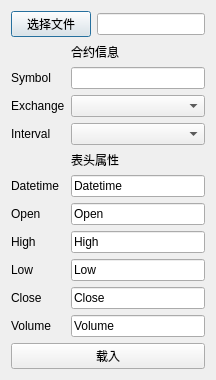
<?xml version="1.0" encoding="UTF-8"?>
<ui version="4.0">
 <class>CsvLoader</class>
 <widget class="QDialog" name="CsvLoader">
  <property name="windowTitle">
   <string>Csv载入器</string>
  </property>
  <layout class="QVBoxLayout" name="verticalLayout">
   <item>
    <layout class="QHBoxLayout" name="horizontalLayout">
     <item>
      <widget class="QPushButton" name="choose_button">
       <property name="text">
        <string>选择文件</string>
       </property>
      </widget>
     </item>
     <item>
      <widget class="QLineEdit" name="file_edit"/>
     </item>
    </layout>
   </item>
   <item>
    <layout class="QFormLayout" name="formLayout">
     <item row="0" column="1">
      <widget class="QLabel" name="label_8">
       <property name="text">
        <string>合约信息</string>
       </property>
      </widget>
     </item>
     <item row="1" column="0">
      <widget class="QLabel" name="label_9">
       <property name="text">
        <string>Symbol</string>
       </property>
      </widget>
     </item>
     <item row="1" column="1">
      <widget class="QLineEdit" name="symbol_edit"/>
     </item>
     <item row="3" column="0">
      <widget class="QLabel" name="label_11">
       <property name="text">
        <string>Interval</string>
       </property>
      </widget>
     </item>
     <item row="3" column="1">
      <widget class="QComboBox" name="interval_combo"/>
     </item>
     <item row="4" column="1">
      <widget class="QLabel" name="label">
       <property name="text">
        <string>表头属性</string>
       </property>
      </widget>
     </item>
     <item row="5" column="0">
      <widget class="QLabel" name="label_2">
       <property name="text">
        <string>Datetime</string>
       </property>
      </widget>
     </item>
     <item row="5" column="1">
      <widget class="QLineEdit" name="datetime_edit">
       <property name="text">
        <string>Datetime</string>
       </property>
      </widget>
     </item>
     <item row="6" column="0">
      <widget class="QLabel" name="label_3">
       <property name="text">
        <string>Open</string>
       </property>
      </widget>
     </item>
     <item row="6" column="1">
      <widget class="QLineEdit" name="open_edit">
       <property name="text">
        <string>Open</string>
       </property>
      </widget>
     </item>
     <item row="7" column="0">
      <widget class="QLabel" name="label_4">
       <property name="text">
        <string>High</string>
       </property>
      </widget>
     </item>
     <item row="7" column="1">
      <widget class="QLineEdit" name="high_edit">
       <property name="text">
        <string>High</string>
       </property>
      </widget>
     </item>
     <item row="8" column="0">
      <widget class="QLabel" name="label_5">
       <property name="text">
        <string>Low</string>
       </property>
      </widget>
     </item>
     <item row="8" column="1">
      <widget class="QLineEdit" name="low_edit">
       <property name="text">
        <string>Low</string>
       </property>
      </widget>
     </item>
     <item row="9" column="0">
      <widget class="QLabel" name="label_6">
       <property name="text">
        <string>Close</string>
       </property>
      </widget>
     </item>
     <item row="9" column="1">
      <widget class="QLineEdit" name="close_edit">
       <property name="text">
        <string>Close</string>
       </property>
      </widget>
     </item>
     <item row="10" column="0">
      <widget class="QLabel" name="label_7">
       <property name="text">
        <string>Volume</string>
       </property>
      </widget>
     </item>
     <item row="10" column="1">
      <widget class="QLineEdit" name="volume_edit">
       <property name="text">
        <string>Volume</string>
       </property>
      </widget>
     </item>
     <item row="2" column="0">
      <widget class="QLabel" name="label_12">
       <property name="text">
        <string>Exchange</string>
       </property>
      </widget>
     </item>
     <item row="2" column="1">
      <widget class="QComboBox" name="exchange_combo"/>
     </item>
    </layout>
   </item>
   <item>
    <widget class="QPushButton" name="load_button">
     <property name="text">
      <string>载入</string>
     </property>
    </widget>
   </item>
  </layout>
 </widget>
 <resources/>
 <connections/>
</ui>
